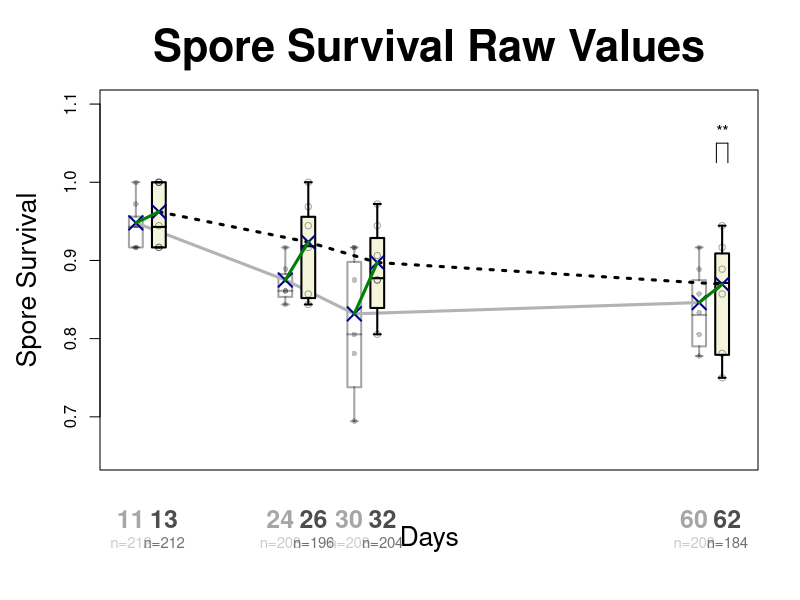

The R source for this figure:
#| label: Figure_1_LOSS.R
# ======================================================
# Spore Survival — version without ENmisc (robust)
# ======================================================

## ---------- Helpers (no dependencies) ----------

weighted_quantile <- function(x, w, probs = c(0.25, 0.5, 0.75)) {
  ok <- is.finite(x) & is.finite(w) & w > 0
  x <- x[ok]; w <- w[ok]
  if (length(x) == 0L) return(rep(NA_real_, length(probs)))
  o <- order(x); x <- x[o]; w <- w[o]
  cw <- cumsum(w) / sum(w)
  sapply(probs, function(p) approx(x = cw, y = x, xout = p, rule = 2, ties = "ordered")$y)
}

wbox_stats_one <- function(y, w) {
  qs <- weighted_quantile(y, w, c(0.25, 0.5, 0.75))
  q1 <- qs[1]; med <- qs[2]; q3 <- qs[3]
  if (!is.finite(q1) || !is.finite(q3)) {
    rng <- range(y, na.rm = TRUE)
    return(list(q1 = rng[1], med = median(y, na.rm = TRUE), q3 = rng[2],
                lo = rng[1], hi = rng[2]))
  }
  iqr <- q3 - q1
  if (!is.finite(iqr) || iqr == 0) {
    lo <- min(y, na.rm = TRUE); hi <- max(y, na.rm = TRUE)
    return(list(q1 = q1, med = med, q3 = q3, lo = lo, hi = hi))
  }
  data_min <- min(y, na.rm = TRUE); data_max <- max(y, na.rm = TRUE)
  lo <- max(data_min, q1 - 1.5 * iqr)
  hi <- min(data_max, q3 + 1.5 * iqr)
  list(q1 = q1, med = med, q3 = q3, lo = lo, hi = hi)
}

draw_wbox <- function(stats, xpos, boxw = 1.2, col = NA, border = "black", lwd = 2) {
  rect(xpos - boxw/2, stats$q1, xpos + boxw/2, stats$q3, col = col, border = border, lwd = lwd)
  segments(xpos - boxw/2, stats$med, xpos + boxw/2, stats$med, lwd = lwd, col = border)
  segments(xpos, stats$q3, xpos, stats$hi, lwd = lwd, col = border)
  segments(xpos, stats$q1, xpos, stats$lo, lwd = lwd, col = border)
  segments(xpos - boxw/4, stats$hi, xpos + boxw/4, stats$hi, lwd = lwd, col = border)
  segments(xpos - boxw/4, stats$lo, xpos + boxw/4, stats$lo, lwd = lwd, col = border)
}

wtd.boxplot <- function(formula, data = NULL, weights, at = NULL, add = FALSE,
                        xlim = NULL, ylim = NULL, xaxt = par("xaxt"),
                        xlab = "", ylab = "", col = NA, outcol = "black",
                        cex.lab = par("cex.lab"), boxw = 1.2, ...) {
  mf <- model.frame(formula, data = data)
  y <- mf[[1]]; x <- mf[[2]]
  
  if (!is.null(data) && is.character(weights)) weights <- data[[weights]]
  w <- weights; if (is.null(w)) w <- rep(1, length(y))
  
  x_key <- x
  grp_levels <- sort(unique(x_key))
  n_groups <- length(grp_levels)
  
  if (is.null(at)) pos <- if (is.numeric(grp_levels)) grp_levels else seq_len(n_groups)
  else {
    pos <- at
    if (length(pos) != n_groups)
      stop(sprintf("Length of 'at' (%d) must match number of groups (%d).", length(pos), n_groups))
  }
  
  if (!add) {
    if (is.null(xlim)) xlim <- range(pos) + c(-boxw, boxw)
    if (is.null(ylim)) ylim <- range(y, finite = TRUE)
    plot(NA, xlim = xlim, ylim = ylim, xlab = xlab, ylab = ylab,
         xaxt = xaxt, yaxt = par("yaxt"), type = "n", cex.lab = cex.lab)
  }
  
  if (length(col) == 1)    col    <- rep(col,    n_groups)
  if (length(outcol) == 1) outcol <- rep(outcol, n_groups)
  
  for (i in seq_len(n_groups)) {
    idx <- is.finite(y) & is.finite(w) & (w > 0)
    if (is.factor(x_key))       idx <- idx & (x_key == grp_levels[i])
    else if (is.character(x_key)) idx <- idx & (x_key == grp_levels[i])
    else                         idx <- idx & (round(as.numeric(x_key),6) == round(as.numeric(grp_levels[i]),6))
    
    if (!any(idx)) next
    stats <- wbox_stats_one(y[idx], w[idx])
    draw_wbox(stats, xpos = pos[i], boxw = boxw, col = col[i], border = outcol[i], lwd = 2)
  }
  invisible(pos)
}

mgp.axis.labels <- function(mgp_vec = c(2.5, 0.7, 0), type = c("x","y")) {
  type <- match.arg(type); old <- par(mgp = mgp_vec); invisible(old)
}
mgp.axis <- function(side, at, labels, cex.axis = 1, tick = FALSE, font = 1,
                     col.axis = "black", mar = NULL, ...) {
  if (!is.null(mar)) { old <- par(mar = mar); on.exit(par(old), add = TRUE) }
  axis(side = side, at = at, labels = labels, cex.axis = cex.axis,
       tick = tick, font = font, col.axis = col.axis, ...)
}

wmean_indexed <- function(x, y, w) {
  lv <- sort(unique(x))
  sapply(seq_along(lv), function(i) {
    idx <- is.finite(y) & is.finite(w) & (w > 0) &
      (if (is.factor(x)) x == lv[i]
       else if (is.character(x)) x == lv[i]
       else round(as.numeric(x),6) == round(as.numeric(lv[i]),6))
    if (!any(idx)) return(NA_real_)
    sum(y[idx] * w[idx]) / sum(w[idx])
  })
}

## ---------- Data ----------

JB32_MMN_R3   <- read.csv2("data/Spore_Survival_RAW_Values.csv")
JB32_MMN_R3F1 <- read.csv2("data/Spore_Survival_RAW_Values_F1.csv")

numify <- function(v) { if (is.factor(v)) as.numeric(as.character(v)) else suppressWarnings(as.numeric(v)) }
JB32_MMN_R3[,1:7]   <- lapply(JB32_MMN_R3[,1:7], numify)
JB32_MMN_R3F1[,1:7] <- lapply(JB32_MMN_R3F1[,1:7], numify)

JB32_MMN_R3_names_bold   <- c("11","24","30","60")
JB32_MMN_R3_names        <- c("\n\nn=212", "\n\nn=208", "\n\nn=208", "\n\nn=208")
JB32_MMN_R3F1_names_bold <- c("13","26","32","62")
JB32_MMN_R3F1_names      <- c("\n\nn=212","\n\nn=196", "\n\nn=204", "\n\nn=184")

at_R3   <- c(11,24,30,60)
at_R3F1 <- c(13,26,32,62)

## ---------- Plot Function ----------

draw_spore_survival_raw <- function() {
  par(mar = c(6.5, 5.0, 4.5, 2.1))
  
  # R3 boxplots (blanc)
  wtd.boxplot(JB32_MMN_R3[,5] ~ JB32_MMN_R3[,1],
              weights = JB32_MMN_R3[,6],
              xaxt = "n", cex.lab = 1.6,
              ylim = c(0.65, 1.1), xlim = c(10, 63),
              col = rgb(255,255,255, alpha=30, maxColorValue=255),
              outcol = rgb(0,0,0,0.35), ylab = "Spore Survival", xlab = "Days",
              at = at_R3, boxw = 1.2)
  
  title(main = "Spore Survival Raw Values", cex.main = 2.6, font.main = 2)
  
  # desplaçament de parelles al x
  offset_R3   <- -0.45
  offset_R3F1 <- +0.45
  
  mgp.axis.labels(c(3.0, 0.1, 0), type = "x")
  # Numeral gran a sobre
  mgp.axis(1, at = at_R3 + offset_R3, labels = JB32_MMN_R3_names_bold,
           cex.axis = 1.5, tick = FALSE, font = 2,
           col.axis = grey(0.65), line = 2)
  # n=... just sota
  mgp.axis(1, at = at_R3 + offset_R3, labels = JB32_MMN_R3_names,
           cex.axis = 0.9, tick = FALSE,
           col.axis = grey(0.80), line = 3)
  
  # punts bruts R3
  points(JB32_MMN_R3[,5] ~ JB32_MMN_R3[,7], col = rgb(0,0,0,0.25), pch = 16, cex = 0.75)
  
  ## --- Mitjanes R3 (manuals si existeixen; si no, ponderades)
  manual_R3 <- c(
    get0("MMN_JB32_R3_T2", ifnotfound = NA_real_),
    get0("MMN_JB32_R3_T3", ifnotfound = NA_real_),
    get0("MMN_JB32_R3_T4", ifnotfound = NA_real_),
    get0("MMN_JB32_R3_T5", ifnotfound = NA_real_)
  )
  if (all(is.finite(manual_R3))) {
    mean_R3 <- manual_R3
  } else {
    mean_R3 <- wmean_indexed(JB32_MMN_R3[,1], JB32_MMN_R3[,5], JB32_MMN_R3[,6])
  }
  lines(at_R3, mean_R3, type = "l", lwd = 3, col = "grey70")
  points(at_R3, mean_R3, pch = 4, cex = 1.8, lwd = 2, col = "darkblue")
  
  # R3F1 boxplots (beix)
  wtd.boxplot(JB32_MMN_R3F1[,5] ~ JB32_MMN_R3F1[,1],
              weights = JB32_MMN_R3F1[,6],
              xaxt = "n", cex.lab = 1.6,
              ylim = c(0.65, 1.1),
              col = "#F5F5DC", outcol = "black",
              ylab = "Spore Survival", xlab = "Days",
              at = at_R3F1, add = TRUE, boxw = 1.2)
  
  mgp.axis(1, at = at_R3F1 + offset_R3F1, labels = JB32_MMN_R3F1_names_bold,
           cex.axis = 1.5, tick = FALSE, font = 2,
           col.axis = grey(0.30), line = 2)
  mgp.axis(1, at = at_R3F1 + offset_R3F1, labels = JB32_MMN_R3F1_names,
           cex.axis = 0.9, tick = FALSE,
           col.axis = grey(0.45), line = 3)
  
  # punts bruts R3F1
  points(JB32_MMN_R3F1[,5] ~ JB32_MMN_R3F1[,7], col = rgb(0,0,0,0.35), pch = 1, cex = 0.85)
  
  ## --- Mitjanes R3F1 (manuals si existeixen; si no, ponderades)
  manual_R3F1 <- c(
    get0("MMN_JB32_R3F1_T2", ifnotfound = NA_real_),
    get0("MMN_JB32_R3F1_T3", ifnotfound = NA_real_),
    get0("MMN_JB32_R3F1_T4", ifnotfound = NA_real_),
    get0("MMN_JB32_R3F1_T5", ifnotfound = NA_real_)
  )
  if (all(is.finite(manual_R3F1))) {
    mean_R3F1 <- manual_R3F1
  } else {
    mean_R3F1 <- wmean_indexed(JB32_MMN_R3F1[,1], JB32_MMN_R3F1[,5], JB32_MMN_R3F1[,6])
  }
  lines(at_R3F1, mean_R3F1, type = "l", lwd = 3, lty = 3)
  points(at_R3F1, mean_R3F1, pch = 4, cex = 1.8, lwd = 2, col = "darkblue")
  
  # connectors verds
  for (i in seq_along(at_R3)) {
    if (is.finite(mean_R3[i]) && is.finite(mean_R3F1[i])) {
      lines(c(at_R3[i], at_R3F1[i]), c(mean_R3[i], mean_R3F1[i]),
            type = "l", lwd = 3, col = "#008000")
    }
  }
  
  # bracket de significació
  segments(61.5, 1.05, 62.5, 1.05)
  segments(61.5, 1.05, 61.5, 1.025)
  segments(62.5, 1.05, 62.5, 1.025)
  text(62, 1.07, labels = "**")
}
#Show in the RStudio window
draw_spore_survival_raw()